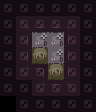

Rendered tile map (Tiled .tmx) drawn with the repository's tilesets; below, a short description and the full map source, tile grids included:
An orthogonal 6x7 tile map with 16x16 px tiles, 3 tile layers (Base, Attributes, Base), 4 tilesets.

<map version="1.10" tiledversion="1.11.0" orientation="orthogonal" renderorder="right-down" width="6" height="7" tilewidth="16" tileheight="16" infinite="0" nextlayerid="41" nextobjectid="1">
 <properties>
  <property name="avoid_map_edge" type="bool" value="true" />
 </properties>
 <tileset firstgid="1" source="../MapTiles.tsx" />
 <tileset firstgid="257" source="../DiscoFloorTiles.tsx" />
 <tileset firstgid="321" source="../Attributes.tsx" />
 <tileset firstgid="325" source="../TechnicalTiles.tsx" />
 <layer id="1" name="Base" width="6" height="7">
  <data encoding="csv">
0,0,0,0,0,0,
0,261,275,275,262,0,
0,268,345,344,266,0,
0,268,180,342,266,0,
0,269,260,180,266,0,
0,0,269,259,270,0,
0,0,0,0,0,0
</data>
 </layer>
 <layer id="2" name="Attributes" width="6" height="7" opacity="0.2">
  <data encoding="csv">
0,0,0,0,0,0,
0,0,0,0,0,0,
0,0,0,0,0,0,
0,0,323,0,0,0,
0,0,0,323,0,0,
0,0,0,0,0,0,
0,0,0,0,0,0
</data>
 </layer>
 <group id="39" name="Requirements">
  <layer id="40" name="Base" width="6" height="7" opacity="0.49" tintcolor="#00ffff">
   <data encoding="csv">
265,265,265,265,265,265,
265,265,265,265,265,265,
265,265,265,265,265,265,
265,265,265,265,265,265,
265,265,265,265,265,265,
265,265,265,265,265,265,
0,265,265,265,265,265
</data>
  </layer>
 </group>
</map>
